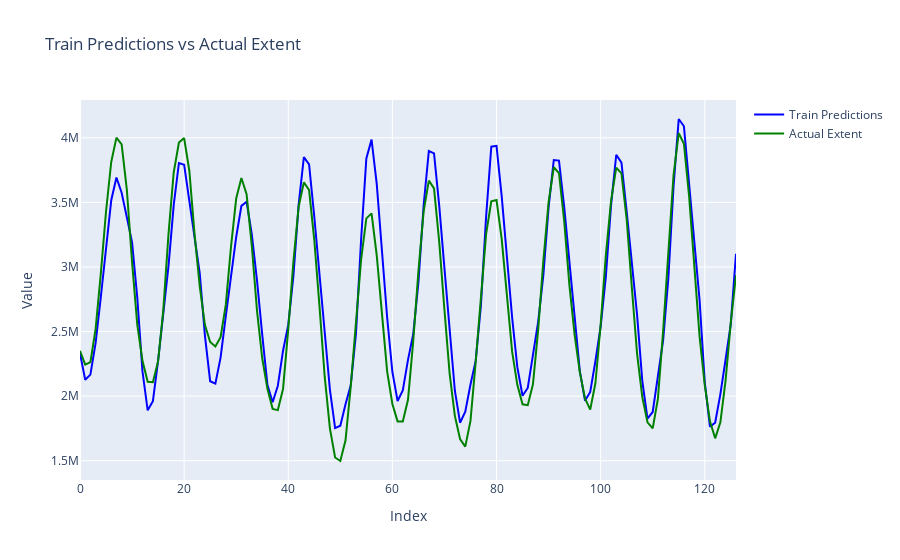

Notebook code for this chart:
### Code cell
fp.train_vs_actual_plot(train_results)
